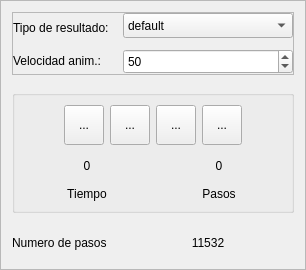
             <widget class="QFrame" name="frame_ResultAnimation1">
              <property name="sizePolicy">
               <sizepolicy hsizetype="Preferred" vsizetype="Preferred">
                <horstretch>0</horstretch>
                <verstretch>0</verstretch>
               </sizepolicy>
              </property>
              <property name="frameShape">
               <enum>QFrame::StyledPanel</enum>
              </property>
              <property name="frameShadow">
               <enum>QFrame::Raised</enum>
              </property>
              <layout class="QVBoxLayout" name="verticalLayout_6">
               <property name="spacing">
                <number>15</number>
               </property>
               <item>
                <widget class="QFrame" name="frame_3">
                 <property name="styleSheet">
                  <string notr="true"/>
                 </property>
                 <property name="frameShape">
                  <enum>QFrame::StyledPanel</enum>
                 </property>
                 <property name="frameShadow">
                  <enum>QFrame::Raised</enum>
                 </property>
                 <layout class="QFormLayout" name="formLayout_3">
                  <property name="horizontalSpacing">
                   <number>0</number>
                  </property>
                  <property name="verticalSpacing">
                   <number>6</number>
                  </property>
                  <property name="leftMargin">
                   <number>0</number>
                  </property>
                  <property name="topMargin">
                   <number>0</number>
                  </property>
                  <property name="rightMargin">
                   <number>0</number>
                  </property>
                  <property name="bottomMargin">
                   <number>0</number>
                  </property>
                  <item row="0" column="0">
                   <widget class="QLabel" name="label_textPointMaterialName">
                    <property name="minimumSize">
                     <size>
                      <width>0</width>
                      <height>30</height>
                     </size>
                    </property>
                    <property name="text">
                     <string>Tipo de resultado:</string>
                    </property>
                    <property name="QLabelStyle" stdset="0">
                     <number>3</number>
                    </property>
                   </widget>
                  </item>
                  <item row="0" column="1">
                   <widget class="QComboBox" name="comboBox_sceneTypeResult">
                    <property name="minimumSize">
                     <size>
                      <width>0</width>
                      <height>25</height>
                     </size>
                    </property>
                    <property name="focusPolicy">
                     <enum>Qt::WheelFocus</enum>
                    </property>
                    <property name="QComboBoxStyle" stdset="0">
                     <number>1</number>
                    </property>
                    <item>
                     <property name="text">
                      <string>default</string>
                     </property>
                    </item>
                    <item>
                     <property name="text">
                      <string>sigxx</string>
                     </property>
                    </item>
                    <item>
                     <property name="text">
                      <string>sigyy</string>
                     </property>
                    </item>
                    <item>
                     <property name="text">
                      <string>sigxy</string>
                     </property>
                    </item>
                    <item>
                     <property name="text">
                      <string>epsxx</string>
                     </property>
                    </item>
                    <item>
                     <property name="text">
                      <string>epsyy</string>
                     </property>
                    </item>
                    <item>
                     <property name="text">
                      <string>epsxy</string>
                     </property>
                    </item>
                   </widget>
                  </item>
                  <item row="1" column="0">
                   <widget class="QLabel" name="label_textResultAnimation3">
                    <property name="minimumSize">
                     <size>
                      <width>110</width>
                      <height>0</height>
                     </size>
                    </property>
                    <property name="text">
                     <string>Velocidad anim.:</string>
                    </property>
                    <property name="QLabelStyle" stdset="0">
                     <number>3</number>
                    </property>
                   </widget>
                  </item>
                  <item row="1" column="1">
                   <widget class="QSpinBox" name="spinBox_ResultAnimationVelocity">
                    <property name="minimumSize">
                     <size>
                      <width>120</width>
                      <height>25</height>
                     </size>
                    </property>
                    <property name="minimum">
                     <number>1</number>
                    </property>
                    <property name="maximum">
                     <number>100</number>
                    </property>
                    <property name="singleStep">
                     <number>1</number>
                    </property>
                    <property name="value">
                     <number>50</number>
                    </property>
                    <property name="displayIntegerBase">
                     <number>10</number>
                    </property>
                    <property name="QSpinBoxStyle" stdset="0">
                     <number>1</number>
                    </property>
                   </widget>
                  </item>
                 </layout>
                </widget>
               </item>
               <item>
                <widget class="QGroupBox" name="groupBox">
                 <property name="title">
                  <string/>
                 </property>
                 <layout class="QVBoxLayout" name="verticalLayout_8">
                  <item>
                   <layout class="QHBoxLayout" name="horizontalLayout_7">
                    <item>
                     <spacer name="horizontalSpacer_4">
                      <property name="orientation">
                       <enum>Qt::Horizontal</enum>
                      </property>
                      <property name="sizeHint" stdset="0">
                       <size>
                        <width>40</width>
                        <height>20</height>
                       </size>
                      </property>
                     </spacer>
                    </item>
                    <item>
                     <widget class="QToolButton" name="toolButton_sceneRegress">
                      <property name="minimumSize">
                       <size>
                        <width>40</width>
                        <height>40</height>
                       </size>
                      </property>
                      <property name="text">
                       <string>...</string>
                      </property>
                      <property name="icon">
                       <iconset>
                        <normaloff>../recursos/iconos/icono_result/atras.svg</normaloff>../recursos/iconos/icono_result/atras.svg</iconset>
                      </property>
                      <property name="iconSize">
                       <size>
                        <width>25</width>
                        <height>25</height>
                       </size>
                      </property>
                      <property name="QToolButtonStyle" stdset="0">
                       <number>1</number>
                      </property>
                     </widget>
                    </item>
                    <item>
                     <widget class="QToolButton" name="toolButton_sceneStop">
                      <property name="minimumSize">
                       <size>
                        <width>40</width>
                        <height>40</height>
                       </size>
                      </property>
                      <property name="text">
                       <string>...</string>
                      </property>
                      <property name="icon">
                       <iconset>
                        <normaloff>../recursos/iconos/icono_result/stop.svg</normaloff>../recursos/iconos/icono_result/stop.svg</iconset>
                      </property>
                      <property name="iconSize">
                       <size>
                        <width>25</width>
                        <height>25</height>
                       </size>
                      </property>
                      <property name="QToolButtonStyle" stdset="0">
                       <number>1</number>
                      </property>
                     </widget>
                    </item>
                    <item>
                     <widget class="QToolButton" name="toolButton_scenePlay">
                      <property name="minimumSize">
                       <size>
                        <width>40</width>
                        <height>40</height>
                       </size>
                      </property>
                      <property name="text">
                       <string>...</string>
                      </property>
                      <property name="icon">
                       <iconset>
                        <normaloff>../recursos/iconos/icono_result/play.svg</normaloff>../recursos/iconos/icono_result/play.svg</iconset>
                      </property>
                      <property name="iconSize">
                       <size>
                        <width>25</width>
                        <height>25</height>
                       </size>
                      </property>
                      <property name="QToolButtonStyle" stdset="0">
                       <number>1</number>
                      </property>
                     </widget>
                    </item>
                    <item>
                     <widget class="QToolButton" name="toolButton_sceneAdvance">
                      <property name="minimumSize">
                       <size>
                        <width>40</width>
                        <height>40</height>
                       </size>
                      </property>
                      <property name="text">
                       <string>...</string>
                      </property>
                      <property name="icon">
                       <iconset>
                        <normaloff>../recursos/iconos/icono_result/adelante.svg</normaloff>../recursos/iconos/icono_result/adelante.svg</iconset>
                      </property>
                      <property name="iconSize">
                       <size>
                        <width>25</width>
                        <height>25</height>
                       </size>
                      </property>
                      <property name="QToolButtonStyle" stdset="0">
                       <number>1</number>
                      </property>
                     </widget>
                    </item>
                    <item>
                     <spacer name="horizontalSpacer_5">
                      <property name="orientation">
                       <enum>Qt::Horizontal</enum>
                      </property>
                      <property name="sizeHint" stdset="0">
                       <size>
                        <width>40</width>
                        <height>20</height>
                       </size>
                      </property>
                     </spacer>
                    </item>
                   </layout>
                  </item>
                  <item>
                   <layout class="QHBoxLayout" name="horizontalLayout_11">
                    <item>
                     <layout class="QVBoxLayout" name="verticalLayout_12">
                      <item>
                       <widget class="QLabel" name="label_textResultTime">
                        <property name="minimumSize">
                         <size>
                          <width>60</width>
                          <height>30</height>
                         </size>
                        </property>
                        <property name="text">
                         <string>0</string>
                        </property>
                        <property name="alignment">
                         <set>Qt::AlignCenter</set>
                        </property>
                        <property name="QLabelStyle" stdset="0">
                         <number>4</number>
                        </property>
                       </widget>
                      </item>
                      <item>
                       <widget class="QLabel" name="label_text_7">
                        <property name="minimumSize">
                         <size>
                          <width>0</width>
                          <height>0</height>
                         </size>
                        </property>
                        <property name="text">
                         <string>Tiempo</string>
                        </property>
                        <property name="alignment">
                         <set>Qt::AlignCenter</set>
                        </property>
                        <property name="QLabelStyle" stdset="0">
                         <number>3</number>
                        </property>
                       </widget>
                      </item>
                     </layout>
                    </item>
                    <item>
                     <layout class="QVBoxLayout" name="verticalLayout_13">
                      <item>
                       <widget class="QLabel" name="label_textResultStep">
                        <property name="minimumSize">
                         <size>
                          <width>60</width>
                          <height>30</height>
                         </size>
                        </property>
                        <property name="text">
                         <string>0</string>
                        </property>
                        <property name="alignment">
                         <set>Qt::AlignCenter</set>
                        </property>
                        <property name="QLabelStyle" stdset="0">
                         <number>4</number>
                        </property>
                       </widget>
                      </item>
                      <item>
                       <widget class="QLabel" name="label_text_8">
                        <property name="minimumSize">
                         <size>
                          <width>0</width>
                          <height>0</height>
                         </size>
                        </property>
                        <property name="text">
                         <string>Pasos</string>
                        </property>
                        <property name="alignment">
                         <set>Qt::AlignCenter</set>
                        </property>
                        <property name="QLabelStyle" stdset="0">
                         <number>3</number>
                        </property>
                       </widget>
                      </item>
                     </layout>
                    </item>
                   </layout>
                  </item>
                 </layout>
                </widget>
               </item>
               <item>
                <layout class="QFormLayout" name="formLayout">
                 <item row="0" column="0">
                  <widget class="QLabel" name="label_text">
                   <property name="minimumSize">
                    <size>
                     <width>0</width>
                     <height>30</height>
                    </size>
                   </property>
                   <property name="text">
                    <string>Numero de pasos</string>
                   </property>
                   <property name="QLabelStyle" stdset="0">
                    <number>3</number>
                   </property>
                  </widget>
                 </item>
                 <item row="0" column="1">
                  <widget class="QLabel" name="label_textResultSteps">
                   <property name="minimumSize">
                    <size>
                     <width>60</width>
                     <height>30</height>
                    </size>
                   </property>
                   <property name="text">
                    <string>11532</string>
                   </property>
                   <property name="alignment">
                    <set>Qt::AlignCenter</set>
                   </property>
                   <property name="QLabelStyle" stdset="0">
                    <number>3</number>
                   </property>
                  </widget>
                 </item>
                </layout>
               </item>
              </layout>
             </widget>
